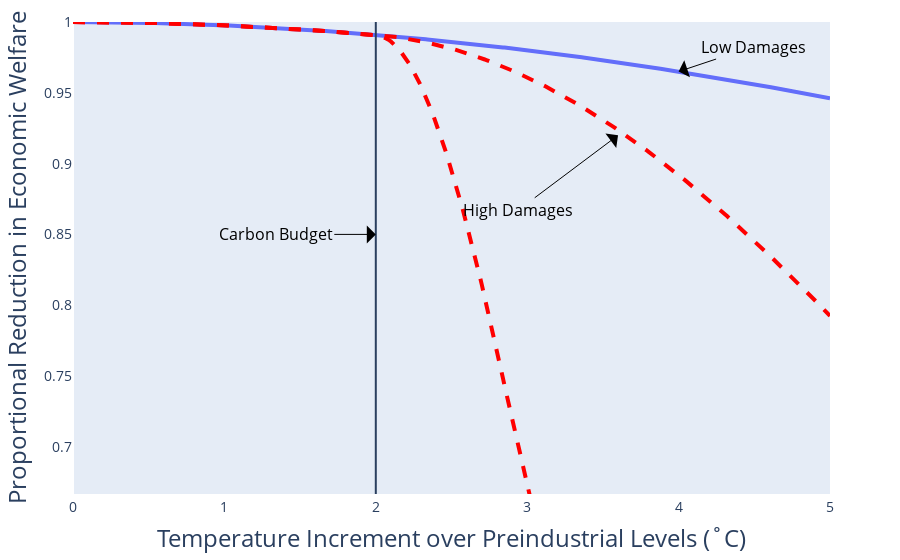

Here is the notebook cell this chart was saved with:
### Code cell
trace_low = go.Scatter(x = y, y = dmg_low, name = 'Low Damages', 
                     line = dict(width = 4), showlegend = False)
trace_high = go.Scatter(x = y, y = dmg_high, name = "High Damages", 
                     line = dict(width = 4, dash='dash', color = 'red'), showlegend = False)
trace_extreme = go.Scatter(x = y, y = dmg_extreme, name = "Extreme Damages", 
                     line = dict(width = 4, dash='dash', color = 'red'), showlegend = False)

annotations=[dict(x=3.6, y=.92, text="High Damages", textangle=0, ax=-100,
            ay=75, font=dict(color="black", size=16), arrowcolor="black",
            arrowsize=3, arrowwidth=1, arrowhead=1),
             
            dict(x=4, y=.965, text="Low Damages", textangle=0, ax=75,
            ay=-25, font=dict(color="black", size=16), arrowcolor="black",
            arrowsize=3, arrowwidth=1, arrowhead=1),
             
            dict(x=2, y=.85, text="Carbon Budget", textangle=0, ax=-100,
            ay=0, font=dict(color="black", size=16), arrowcolor="black",
            arrowsize=3, arrowwidth=1, arrowhead=1)]

layout = dict(#title = 'Economic Damage Uncertainty',
              #titlefont = dict(size = 32),

              xaxis = go.layout.XAxis(
                  title=go.layout.xaxis.Title(
                                text='Temperature Increment over Preindustrial Levels (˚C)', font=dict(size=24)),
                                     tickfont=dict(size=14), showgrid = False, showline = True),
              yaxis = go.layout.YAxis(
                  range=[2/3,1],
                  title=go.layout.yaxis.Title(
                                text='Proportional Reduction in Economic Welfare', font=dict(size=24)),
                                     tickfont=dict(size=14), showgrid = False),
              shapes = [dict(type = 'line', xref = 'x', yref = 'paper', x0 = 2, x1 = 2, y0 = 0, y1 = 1, line = dict(width = 2))],
              annotations = annotations,
    margin=dict(l=70, r=70, t=20, b=50)
              )

fig = dict(data = [trace_low, trace_high, trace_extreme], layout = layout)
iplot(fig)

### Figure 1 — Plotly figure (JSON) as saved in the notebook; plotly's stock layout.template omitted (floating-point values rounded to 4 significant figures; data arrays with more than 128 entries replaced by an {"elided": "..."} marker saying what was removed)
{"data": [{"line": {"width": 4}, "name": "Low Damages", "showlegend": false, "type": "scatter", "x": {"elided": "501 float values"}, "y": {"elided": "501 float values"}}, {"line": {"color": "red", "dash": "dash", "width": 4}, "name": "High Damages", "showlegend": false, "type": "scatter", "x": {"elided": "501 float values"}, "y": {"elided": "501 float values"}}, {"line": {"color": "red", "dash": "dash", "width": 4}, "name": "Extreme Damages", "showlegend": false, "type": "scatter", "x": {"elided": "501 float values"}, "y": {"elided": "501 float values"}}], "layout": {"annotations": [{"arrowcolor": "black", "arrowhead": 1, "arrowsize": 3, "arrowwidth": 1, "ax": -100, "ay": 75, "font": {"color": "black", "size": 16}, "text": "High Damages", "textangle": 0, "x": 3.6, "y": 0.92}, {"arrowcolor": "black", "arrowhead": 1, "arrowsize": 3, "arrowwidth": 1, "ax": 75, "ay": -25, "font": {"color": "black", "size": 16}, "text": "Low Damages", "textangle": 0, "x": 4, "y": 0.965}, {"arrowcolor": "black", "arrowhead": 1, "arrowsize": 3, "arrowwidth": 1, "ax": -100, "ay": 0, "font": {"color": "black", "size": 16}, "text": "Carbon Budget", "textangle": 0, "x": 2, "y": 0.85}], "margin": {"b": 50, "l": 70, "r": 70, "t": 20}, "shapes": [{"line": {"width": 2}, "type": "line", "x0": 2, "x1": 2, "xref": "x", "y0": 0, "y1": 1, "yref": "paper"}], "xaxis": {"showgrid": false, "showline": true, "tickfont": {"size": 14}, "title": {"font": {"size": 24}, "text": "Temperature Increment over Preindustrial Levels (˚C)"}}, "yaxis": {"range": [0.6667, 1], "showgrid": false, "tickfont": {"size": 14}, "title": {"font": {"size": 24}, "text": "Proportional Reduction in Economic Welfare"}}}}
